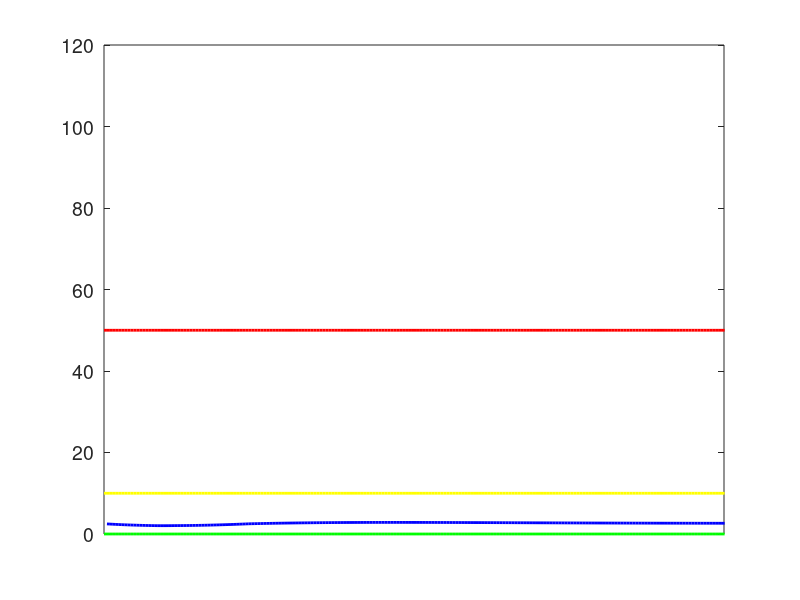

This chart was generated by the following MATLAB code:
data = load('daily_prediction.csv');
day = data(:,1);
X   = data(:,2);
figure()
plot([0;day],50*ones(1+length(day),1),'r','LineWidth',2);
hold on
plot([0;day],10*ones(1+length(day),1),'y','LineWidth',2);
plot(day,X,'b','LineWidth',2);
plot([0;day],0*ones(1+length(day),1),'g','LineWidth',2);
axis([0 210 0 120]);
%ylabel('Concentration of Chl-a (mg/m^3)');
XAxisLine = 'off';
x0=10;
y0=10;
width=600;
height=200;
set(gcf,'units','points','position',[x0,y0,width,height]);
set(gca,'xtick',[]);
xt = get(gca, 'YTick');
set(gca, 'FontSize', 14);
hold off
